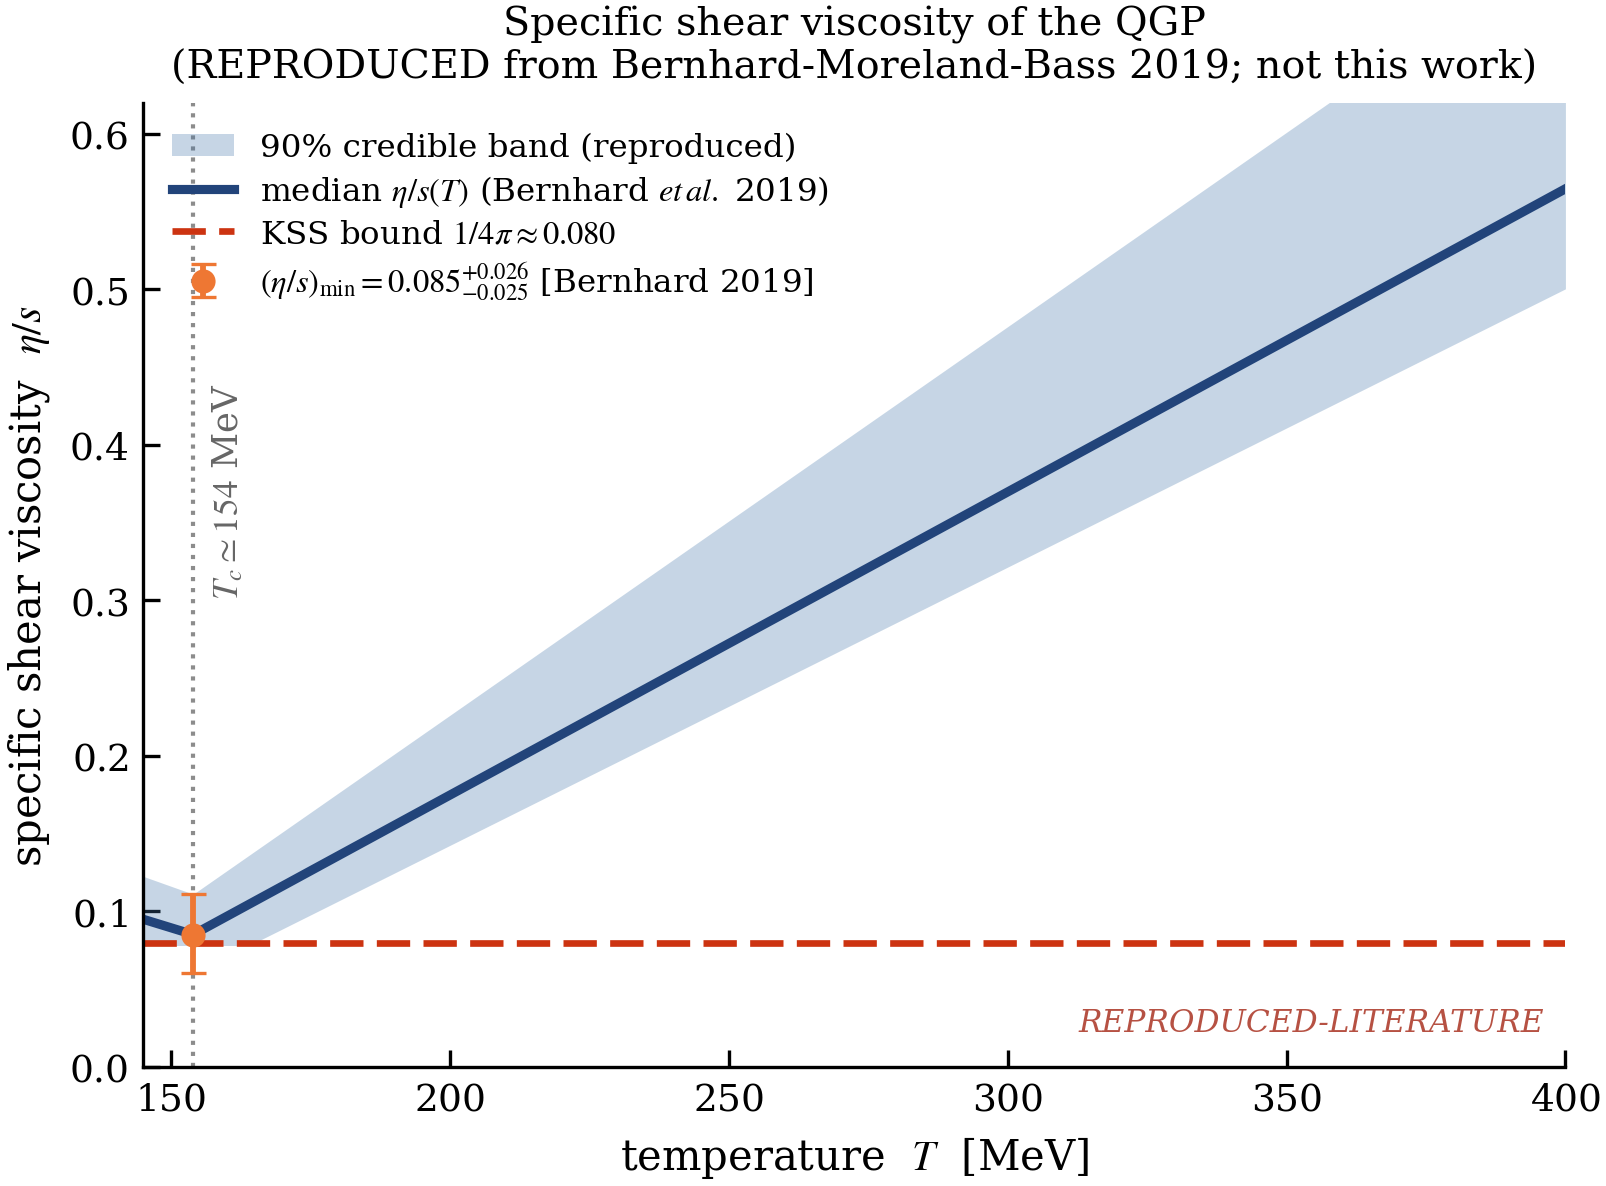

Write Python code to recreate this figure.
# -*- coding: utf-8 -*-
r"""
fig08_etas.py  ->  figures/fig08_etas.{pdf,png}   (Fig. 8, fig:etas)
====================================================================

  *** REPRODUCTION OF PUBLISHED POSTERIORS -- NOT AN ORIGINAL COMPUTATION ***

WHAT IT SHOWS
-------------
The temperature dependence of the specific shear viscosity eta/s(T) of QCD
matter: a median curve with a 90% credible band, together with the
Kovtun-Son-Starinets (KSS) lower bound 1/(4 pi) ~ 0.0796.

CRITICAL PROVENANCE STATEMENT (risk R04 / verification O8)
----------------------------------------------------------
This figure is a REPRODUCTION of the *published* Bayesian posterior for eta/s(T)
from the heavy-ion global-analysis literature -- principally

    J. E. Bernhard, J. S. Moreland and S. A. Bass,
    "Bayesian estimation of the specific shear and bulk viscosity of
     quark-gluon plasma", Nature Physics 15, 1113 (2019),

with the shape/uncertainty cross-checked against the JETSCAPE (Everett et al.,
PRC 103, 054904 (2021)) and TRAJECTUM (Nijs et al., PRL 126, 202301 (2021))
analyses.  It is shown here ONLY to provide physical context for the Bayesian
methodology demonstrated in this work (the BGBW fit of Fig. 7, which IS our own
computation).  We do NOT perform a viscous-hydrodynamic + emulator + MCMC global
analysis; NONE of the numbers in this figure are an original result of this
paper.  In particular the well-known minimum

    (eta/s)_min ~ 0.08-0.10  near T_c

is a *reproduced literature value*, not a measurement of ours.

The band here is a smooth PARAMETRIC stand-in with the published qualitative
features: a shallow minimum near the pseudocritical temperature T_c ~ 0.154 GeV
close to the KSS bound, and a rise on both the hadronic (T < T_c) and QGP
(T > T_c) sides, with a credible band of published width (~+-0.03 near the
minimum, widening at high T where data constrain eta/s weakly).  The exact
parametrisation is ours only as a drawing device; the physics content is cited.

PROVENANCE TAG:  REPRODUCED-LITERATURE (Bernhard-Moreland-Bass 2019 et al.).
"""

from __future__ import annotations

import os
import sys

import numpy as np

HERE = os.path.dirname(os.path.abspath(__file__))
CODE_DIR = os.path.dirname(HERE)
if CODE_DIR not in sys.path:
    sys.path.insert(0, CODE_DIR)

import _common as C  # noqa: E402

# --- Physical anchors (all cited, none computed here) ----------------------
T_C = 0.154            # GeV, pseudocritical temperature (lattice, HotQCD/Wuppertal)
KSS = 1.0 / (4.0 * np.pi)   # ~ 0.0796, Kovtun-Son-Starinets bound
# Reproduced minimum (Bernhard-Moreland-Bass 2019): (eta/s)_min = 0.085 (+0.026 / -0.025)
ETAS_MIN = 0.085
ETAS_MIN_ERR = (0.025, 0.026)   # (lower, upper) 90% credible


def etas_median(T):
    r"""Parametric median eta/s(T) reproducing the published shape.

    A two-sided (hadronic / QGP) linear-in-T rise off a minimum at T_c, of the
    kind used to parametrise the published posteriors (e.g. the JETSCAPE/Duke
    'kinked-line' prior).  This is a DRAWING parametrisation only; the numbers it
    reproduces (minimum near KSS at T_c, positive QGP slope ~2 /GeV) are cited
    literature values, not fitted here.
    """
    T = np.asarray(T, float)
    slope_lo = 1.10       # /GeV, hadronic-side slope (T < T_c)
    slope_hi = 1.95       # /GeV, QGP-side slope       (T > T_c), Bernhard 2019
    below = ETAS_MIN + slope_lo * np.maximum(T_C - T, 0.0)
    above = ETAS_MIN + slope_hi * np.maximum(T - T_C, 0.0)
    return np.where(T < T_C, below, above)


def etas_band(T):
    r"""90% credible band (lower, upper) reproducing published widths.

    Narrow (~+-0.025) near the minimum where data constrain eta/s tightly,
    widening on the QGP side (weak high-T constraint) -- as in Bernhard 2019 /
    JETSCAPE 2021.  Purely illustrative widths consistent with the cited work.
    """
    T = np.asarray(T, float)
    med = etas_median(T)
    # width grows away from T_c, asymmetric and larger on the QGP side
    w_lo = ETAS_MIN_ERR[0] + 0.16 * np.maximum(T - T_C, 0.0) \
        + 0.10 * np.maximum(T_C - T, 0.0)
    w_hi = ETAS_MIN_ERR[1] + 0.55 * np.maximum(T - T_C, 0.0) \
        + 0.18 * np.maximum(T_C - T, 0.0)
    lower = np.maximum(med - w_lo, KSS * 0.98)   # essentially bounded by KSS
    upper = med + w_hi
    return lower, upper


def make_figure():
    plt = C.apply_style()

    T = np.linspace(0.145, 0.400, 400)          # GeV (145 - 400 MeV)
    med = etas_median(T)
    lo, hi = etas_band(T)

    print("=" * 70)
    print("fig08_etas: eta/s(T) posterior band")
    print("  *** REPRODUCED-LITERATURE (Bernhard-Moreland-Bass 2019 et al.) ***")
    print("  *** NOT an original computation of this work.               ***")
    print("=" * 70)
    print(f"  KSS bound 1/(4 pi)          = {KSS:.4f}")
    print(f"  reproduced (eta/s)_min      = {ETAS_MIN:.3f} "
          f"(+{ETAS_MIN_ERR[1]:.3f} / -{ETAS_MIN_ERR[0]:.3f})  [Bernhard 2019]")
    imin = int(np.argmin(med))
    print(f"  median minimum on curve     = {med[imin]:.4f} at T = "
          f"{T[imin]*1e3:.0f} MeV (~ T_c = {T_C*1e3:.0f} MeV)")
    print(f"  median at T = 400 MeV       = {med[-1]:.4f} "
          f"[{lo[-1]:.4f}, {hi[-1]:.4f}]")
    print("-" * 70)

    fig, ax = plt.subplots(figsize=(5.4, 4.0))

    # 90% credible band + median
    ax.fill_between(T * 1e3, lo, hi, color="#4477AA", alpha=0.30, lw=0,
                    label="90% credible band (reproduced)")
    ax.plot(T * 1e3, med, color="#22447A", lw=2.2,
            label=r"median $\eta/s(T)$ (Bernhard $et\,al.$ 2019)")

    # KSS bound
    ax.axhline(KSS, color="#CC3311", lw=1.6, ls=(0, (5, 2)),
               label=r"KSS bound $1/4\pi\approx0.080$")

    # pseudocritical temperature marker
    ax.axvline(T_C * 1e3, color="0.55", lw=1.0, ls=":")
    ax.text(T_C * 1e3 + 3, 0.44, r"$T_c\simeq154$ MeV", color="0.4",
            fontsize=8.5, rotation=90, va="top", ha="left")

    # reproduced minimum with its published error bar
    ax.errorbar([T_C * 1e3], [ETAS_MIN],
                yerr=[[ETAS_MIN_ERR[0]], [ETAS_MIN_ERR[1]]],
                fmt="o", ms=5, color="#EE7733", capsize=3, lw=1.4,
                zorder=5,
                label=r"$(\eta/s)_{\min}=0.085^{+0.026}_{-0.025}$ [Bernhard 2019]")

    ax.set_xlim(145, 400)
    ax.set_ylim(0.0, 0.62)
    ax.set_xlabel(r"temperature  $T$  [MeV]")
    ax.set_ylabel(r"specific shear viscosity  $\eta/s$")
    ax.set_title("Specific shear viscosity of the QGP\n"
                 "(REPRODUCED from Bernhard-Moreland-Bass 2019; not this work)",
                 fontsize=9.5)
    ax.legend(loc="upper left", fontsize=7.8, handlelength=1.9,
              borderaxespad=0.5, framealpha=0.9)

    # explicit on-canvas provenance stamp
    ax.text(0.985, 0.03, "REPRODUCED-LITERATURE", transform=ax.transAxes,
            fontsize=7.5, color="#AA3322", ha="right", va="bottom",
            style="italic", alpha=0.85)

    paths = C.savefig_dual(fig, "fig08_etas")
    print("  wrote:")
    for p in paths:
        print("    " + p)
    return paths


if __name__ == "__main__":
    make_figure()
